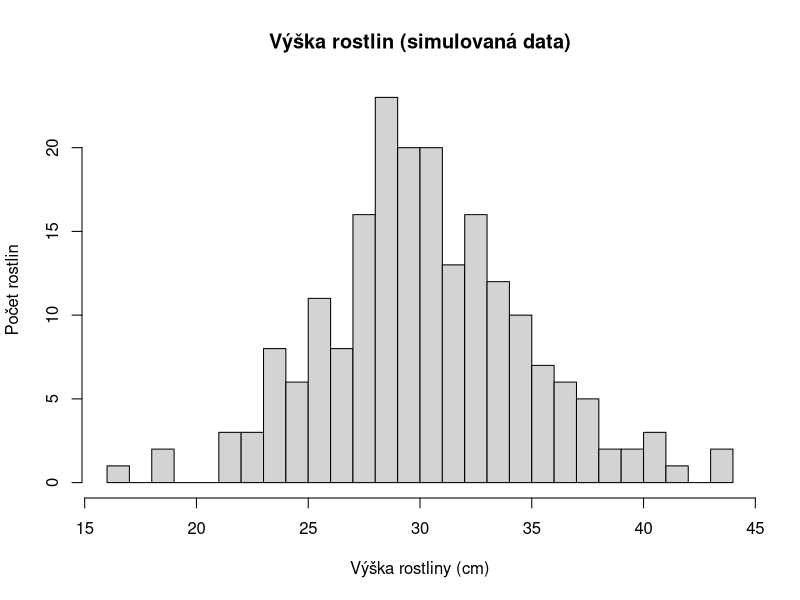

The R script that drew this image:
#----------------------------------------------------------#
#
#      L10 — Tvar rozdělení, transformace a nelinearita
#                 Praktické cvičení v R
#             Studenti biologie a ekologie
#                       O. Mottl
#                         2026
#
#----------------------------------------------------------#

#----------------------------------------------------------#
# Příprava -----
#----------------------------------------------------------#

#--------------------------------------------------#
## Jak získat a otevřít skript -----
#--------------------------------------------------#
# Ke cvičení potřebujete jen tento skript cviceni.R. Žádný datový soubor
# stahovat nemusíte: většinu dat si vytvoříte přímo v R a jedna tabulka
# je součástí každé instalace R.
#
# Kde skript najdete:
# V README lekce (soubor README.md v kořeni repozitáře L10) najděte část
# Materiály pro studenty a otevřete odkaz na R skript. Pokud se soubor
# otevře na GitHubu, stáhněte ho tlačítkem Download raw file nad obsahem
# souboru. Neukládejte stránku prohlížeče jako HTML.
# Po vydání cvičení bude skript také na webu kurzu:
# https://cuni-natur-biostatistics.github.io/L10/current/code/cviceni.R
#
# Jak skript uložit a otevřít:
# 1. Vytvořte si složku, například L10_praktikum, a uložte do ní
#    cviceni.R.
# 2. V RStudiu zvolte File > Open File a vyberte uložený cviceni.R.
# 3. Přes File > Save As si uložte vlastní kopii, například
#    cviceni_L10_prijmeni.R.

#--------------------------------------------------#
## Jak se skriptem pracovat -----
#--------------------------------------------------#
# Hlavní úlohy U01–U08 řešte v uvedeném pořadí, protože na sebe navazují.
# Úlohy navíc N01–N11 jsou dobrovolné. Slouží k dalšímu procvičování,
# klidně i po praktiku, a nemusíte je stihnout.
#
# Spouštění kódu:
# - Jeden příkaz spustíte tak, že do něj umístíte kurzor a stisknete
#   Ctrl + Enter.
# - Více příkazů najednou označte myší a stiskněte Ctrl + Enter.
# - Výsledky se vypisují v panelu Console, grafy v panelu Plots a vytvořené
#   objekty uvidíte v panelu Environment.
# - Starší grafy si v panelu Plots prohlédnete šipkami vlevo nahoře.
#
# Komentáře a odpovědi:
# - Řádky začínající znakem # jsou komentáře; R je nespouští.
# - Kód pište pod řádek "Vaše řešení". Slovní odpovědi pište jako komentáře.
# - Některé ukázky kódu jsou zakomentované. Zkopírujte je do svého řešení
#   a z každého řádku odstraňte úvodní #. Nejrychleji to uděláte tak, že
#   vložené řádky označíte a zvolíte Code > Comment/Uncomment Lines
#   (Ctrl + Shift + C).
#
# Když se něco pokazí:
# Pokud objekty v Environmentu neodpovídají skriptu, zvolte Session >
# Restart R. Restart smaže objekty z paměti, ale uložený skript zůstane.
# Potom znovu spusťte své hotové hlavní úlohy shora dolů.

#--------------------------------------------------#
## Výsledky učení a předpoklady -----
#--------------------------------------------------#
# Po cvičení byste měli umět:
# - popsat tvar rozdělení z histogramu a Q–Q grafu a posoudit, zda je
#   pro lineární model podstatný,
# - rozlišit transformace, které mění jen měřítko (jednotky, centrování,
#   z-skóre), od transformací, které mění tvar (odmocnina, logaritmus),
# - rozpoznat zakřivený vztah v grafu residuí a navrhnout jednoduché
#   řešení,
# - porovnat několik biologicky smysluplných tvarů vztahu,
# - vysvětlit koeficient modelu po logaritmické transformaci.
#
# Navazujeme na předchozí lekce: vektory, datové rámce, histogram, průměr
# a medián, lm(), coef(), confint(), predict(), residua, graf residuí,
# Q–Q graf a AIC. Nové funkce vysvětlujeme vždy u úlohy, kde je poprvé
# potřebujete.

#--------------------------------------------------#
## Technická kontrola -----
#--------------------------------------------------#
# Spusťte následující řádek. Vypíše verzi R. Očekávané výsledky ve skriptu
# platí pro R 3.6 a novější; ve starších verzích se mohou vygenerovaná
# čísla lišit.
R.version.string

#----------------------------------------------------------#
# Připomenutí z předchozích lekcí -----
#----------------------------------------------------------#
# Pokud se v grafech residuí a v AIC orientujete, můžete tento blok
# přeskočit.
#
# Graf residuí (osa x: odhadnuté hodnoty fitted(), osa y: residua
# residuals()) čteme takto:
# - vodorovný pás kolem nuly bez vzoru: přímka vztah vystihuje;
# - oblouk (tvar písmene U): vztah je zakřivený, přímka ho nevystihuje;
# - vějíř (rozptyl roste zleva doprava): odchylky jsou u velkých hodnot
#   větší než u malých.
#
# AIC porovnává kandidátní modely. Nižší AIC znamená lepší kompromis mezi
# shodou s daty a složitostí. Porovnávat smíme jen modely se stejnou
# odezvou na stejných pozorováních.

#----------------------------------------------------------#
# Hlavní úlohy -----
#----------------------------------------------------------#

#--------------------------------------------------#
## Sčítání, nebo násobení? -----
#--------------------------------------------------#
# V první části si data vytvoříme sami. Takovým datům říkáme simulovaná
# data. Výhoda: víme přesně, jak vznikla, a můžeme tak ověřit, co s nimi
# dělají grafy, transformace a modely.
#
# Nové funkce:
# - set.seed() nastaví výchozí bod generátoru náhodných čísel. Díky tomu
#   dostanete stejná „náhodná“ čísla jako ostatní a můžete porovnat své
#   výsledky s očekávanými. Spouštějte ho vždy těsně před generováním.
# - rnorm() vygeneruje n hodnot ze souměrného zvonu (normálního
#   rozdělení) se zadaným průměrem (mean) a směrodatnou odchylkou (sd).
#
# Ukázka: výška 200 rostlin (simulovaná data). Výšku ovlivňuje mnoho
# drobných vlivů (světlo, voda, živiny), které se k sobě SČÍTAJÍ.
# Součet mnoha drobných vlivů dává souměrný zvon. Proto výšku vytvoříme
# funkcí rnorm(): průměr 30 cm, směrodatná odchylka 5 cm.
# Označte všechny řádky ukázky a spusťte je Ctrl + Enter.
set.seed(seed = 900723)
vec_vyska_rostlin <-
  rnorm(
    n = 200,
    mean = 30,
    sd = 5
  )
hist(
  x = vec_vyska_rostlin,
  breaks = 20,
  main = "Výška rostlin (simulovaná data)",
  xlab = "Výška rostliny (cm)",
  ylab = "Počet rostlin"
)
mean(x = vec_vyska_rostlin)
median(x = vec_vyska_rostlin)

# Hmotnost ryby vzniká jinak. Každý vliv (teplota, potrava, paraziti)
# hmotnost zvětší nebo zmenší o určité PROCENTO. Vlivy se tedy NÁSOBÍ.
# Takovou veličinu vytvoříme tak, že zvon z rnorm() vložíme do funkce
# exp(). Funkce exp() je opakem logaritmu; podrobně se k ní vrátíme
# v úloze U03. Zatím stačí recept: mean = log(x = 50) zajistí, že typická
# ryba bude vážit kolem 50 g.
#
# Ukázka: hmotnost 200 ryb v gramech (simulovaná data). Označte všechny
# řádky a spusťte je.
set.seed(seed = 900723)
vec_hmotnost_ryb <-
  exp(
    x = rnorm(
      n = 200,
      mean = log(x = 50),
      sd = 0.8
    )
  )

#----------------------------------------#
### Úloha | L10-U01 -----
#----------------------------------------#

# Zadání:
# Pracujte s vec_vyska_rostlin a vec_hmotnost_ryb z ukázek.
# 1. Nakreslete histogram vec_hmotnost_ryb s popisky os včetně jednotek.
# 2. Spočítejte průměr a medián hmotnosti ryb.
# 3. Nakreslete Q–Q graf výšky rostlin a Q–Q graf hmotnosti ryb, oba
#    s referenční přímkou.
# 4. Do komentáře popište tvar obou rozdělení slovy: je souměrné, nebo má
#    dlouhý chvost na jedné straně? Jak se to projevilo na vztahu průměru
#    a mediánu a v Q–Q grafu?

# Vaše řešení:


# Nápověda 1:
# Histogram nakreslíte stejně jako v ukázce s rostlinami. Pro Q–Q graf
# potřebujete dvě funkce: jedna kreslí body, druhá přidá referenční
# přímku.
#
# Nápověda 2:
# Q–Q graf nakreslíte qqnorm(y = ...) a přímku přidáte qqline(y = ...).
# Pro každý vektor spusťte obě funkce zvlášť: nejdřív obě pro rostliny,
# potom obě pro ryby.
#
# Očekávaný výsledek:
# Ryby váží asi od 6 do 453 g. Průměr je asi 68,9 g, medián asi 49,2 g.
# Histogram má dlouhý chvost vpravo (pravostranně šikmé rozdělení)
# a v Q–Q grafu se body vpravo nahoře zvedají vysoko nad přímku.
# U rostlin je průměr (30,2 cm) téměř stejný jako medián (29,9 cm)
# a body Q–Q grafu leží blízko přímky.
#
# Interpretace:
# Několik velmi těžkých ryb táhne průměr nahoru. Která hodnota, průměr,
# nebo medián, lépe popisuje „typickou“ rybu?

#--------------------------------------------------#
## Mění se tvar, když měníme jednotky? -----
#--------------------------------------------------#
# Tři transformace mění jen polohu a měřítko:
# - změna jednotek: hmotnost v kg dostaneme jako hmotnost v g / 1000;
# - centrování: od každé hodnoty odečteme průměr, takže nový průměr je 0;
# - z-skóre: po centrování ještě vydělíme směrodatnou odchylkou.
#   z-skóre říká, o kolik směrodatných odchylek leží hodnota nad
#   průměrem (kladné číslo), nebo pod ním (záporné číslo):
#
#     z = (x - mean(x)) / sd(x)
#
# Funkce scale(x = ...) spočítá z-skóre stejně, ale vrací ho jako
# tabulku s pomocnými údaji. Proto zde používáme výpočet podle vzorce.

#----------------------------------------#
### Úloha | L10-U02 -----
#----------------------------------------#

# Zadání:
# Pracujte s vec_hmotnost_ryb z U01.
# 1. Vytvořte vec_hmotnost_kg (hmotnost v kilogramech).
# 2. Vytvořte vec_hmotnost_z (z-skóre hmotnosti) podle vzorce výše.
# 3. Spočítejte rozsah vec_hmotnost_kg funkcí range().
# 4. Nakreslete histogram vec_hmotnost_z a porovnejte ho s histogramem
#    z U01.
# 5. Spočítejte průměr a směrodatnou odchylku vec_hmotnost_z.
# 6. Do komentáře zapište, co se změnilo a co zůstalo stejné.

# Vaše řešení:


# Nápověda 1:
# Každou transformaci zapíšete jedním řádkem: vezmete celý vektor
# a provedete s ním výpočet. R počítá s každou hodnotou vektoru zvlášť.
#
# Nápověda 2:
# Pro z-skóre použijte mean(x = vec_hmotnost_ryb) a
# sd(x = vec_hmotnost_ryb) přímo ve vzorci. Histogram nakreslíte hist()
# se stejnými argumenty jako v ukázce; změňte x a popisek osy x.
# Rozsah vypíše range(x = vec_hmotnost_kg).
#
# Očekávaný výsledek:
# Hmotnosti v kg leží asi od 0,006 do 0,453 kg. Histogram z-skóre má
# stejný tvar s dlouhým chvostem vpravo jako histogram z U01; změnila se
# jen čísla na ose x. Průměr z-skóre je prakticky 0. R ho může vypsat jako
# velmi malé číslo, například 4.3e-17. Zápis e-17 znamená × 10^-17, tedy
# prakticky nulu. Směrodatná odchylka z-skóre je přesně 1. Nejtěžší ryba
# má z-skóre asi 6,05: leží 6,05 směrodatné odchylky nad průměrem.
#
# Interpretace:
# Spolužák tvrdí: „Po převodu na z-skóre budou hmotnosti normálně
# rozdělené.“ Má pravdu? Odpovězte podle svých histogramů.

#--------------------------------------------------#
## Které transformace mění tvar? -----
#--------------------------------------------------#
# Odmocnina a logaritmus mění tvar rozdělení: malé hodnoty od sebe
# oddálí a velké k sobě přiblíží. Dlouhý chvost vpravo se tím zkrátí.
#
# Logaritmus převádí násobky na stejné kroky. Funkce log() počítá
# přirozený logaritmus a exp() je jeho opak. Spusťte ukázku:
# - každé zdvojnásobení (1, 2, 4, 8) přidá k logaritmu stejný krok 0,693;
# - exp() vrátí logaritmus zpět na původní hodnotu;
# - logaritmus nuly není konečné číslo (R vypíše -Inf), proto lze
#   logaritmovat jen kladné hodnoty.
log(x = c(1, 2, 4, 8))
exp(x = log(x = 8))
log(x = 0)

#----------------------------------------#
### Úloha | L10-U03 -----
#----------------------------------------#

# Zadání:
# Pracujte s vec_hmotnost_ryb z U01.
# 1. Vytvořte vec_hmotnost_odmocnina pomocí sqrt() a vec_hmotnost_log
#    pomocí log().
# 2. Nakreslete histogram každého z nich.
# 3. Nakreslete Q–Q graf vec_hmotnost_log s referenční přímkou.
# 4. Spočítejte průměr vec_hmotnost_log a porovnejte ho s log(x = 50),
#    tedy s hodnotou, kterou jsme zadali do receptu v ukázce před U01.
# 5. Převeďte průměr logaritmů zpět funkcí exp(). Kolik gramů vyšlo?
# 6. Do komentáře zapište, které transformace z U02 a U03 změnily tvar
#    rozdělení a které jen polohu a měřítko.

# Vaše řešení:


# Nápověda 1:
# V ukázce před U01 jsme zvon z rnorm() vložili do exp(). Co se stane, když na
# výsledek použijeme opačnou funkci?
#
# Nápověda 2:
# vec_hmotnost_log <- log(x = vec_hmotnost_ryb). Zpětný převod průměru:
# exp(x = mean(x = vec_hmotnost_log)).
#
# Očekávaný výsledek:
# Po odmocnině má histogram stále chvost vpravo, ale kratší. Po logaritmu je
# histogram přibližně souměrný a body Q–Q grafu leží blízko přímky.
# Průměr logaritmů je asi 3,948, log(x = 50) je 3,912. exp() vrátí asi
# 51,8 g, tedy hodnotu blízkou typické rybě z receptu (50 g). Tvar
# změnily odmocnina a logaritmus; jednotky a z-skóre změnily jen polohu
# a měřítko.
# Histogram logaritmu hmotnosti má stejný tvar jako histogram výšky
# rostlin z ukázky: oba vznikly se stejným set.seed() ze stejných
# náhodných čísel z rnorm(), jen s jiným průměrem a rozptylem.
#
# Interpretace:
# Veličině, která je po logaritmu souměrná, říkáme log-normální. Které
# biologické veličiny kolem vás vznikají spíš násobením než sčítáním?

#--------------------------------------------------#
## Co musí být normální? -----
#--------------------------------------------------#
# Lineární model předpokládá přibližně normální rozdělení residuí, nikoli
# odezvy nebo prediktoru. Ověříme si to na datech, u kterých víme, že
# přímka platí.
#
# Ukázka: 120 listů (simulovaná data). Plocha listu vzniká násobením,
# proto je pravostranně šikmá. Sušina listu je přesně přímka:
# 5 mg + 0,4 mg na každý cm² plochy, plus náhodná odchylka ze zvonu se
# směrodatnou odchylkou 3 mg. Označte všechny řádky a spusťte je.
set.seed(seed = 900723)
vec_plocha_listu <-
  exp(
    x = rnorm(
      n = 120,
      mean = log(x = 20),
      sd = 0.9
    )
  )
vec_susina_listu <-
  5 + 0.4 * vec_plocha_listu +
  rnorm(
    n = 120,
    mean = 0,
    sd = 3
  )
data_listy <-
  data.frame(
    plocha_cm2 = vec_plocha_listu,
    susina_mg = vec_susina_listu
  )
# Jeden řádek tabulky data_listy představuje jeden list.
#
# Shapiro–Wilkův test normality doplňuje Q–Q graf. Nulová hypotéza zní:
# hodnoty odpovídají normálnímu tvaru. Malá p-hodnota svědčí proti
# ní. Test čteme vždy až po Q–Q grafu a s ohledem na počet pozorování:
# u velkých výběrů odhalí i nepodstatnou odchylku, u malých přehlédne
# i velkou. Použití: shapiro.test(x = ...).

#----------------------------------------#
### Úloha | L10-U04 -----
#----------------------------------------#

# Zadání:
# Pracujte s data_listy.
# 1. Nakreslete histogram plochy listu a histogram sušiny listu.
# 2. Vytvořte model mod_listy se sušinou jako odezvou a plochou jako
#    prediktorem.
# 3. Nakreslete histogram residuí a Q–Q graf residuí mod_listy.
# 4. Spusťte Shapiro–Wilkův test na sušině listu a na residuích
#    mod_listy.
# 5. Do komentáře odpovězte: co musí být u lineárního modelu přibližně
#    normální, a splňuje to mod_listy?

# Vaše řešení:


# Nápověda 1:
# Model vytvoříte jako v předchozích lekcích pomocí lm() s formula
# a data. Residua z modelu získáte funkcí, kterou jste používali v grafu
# residuí.
#
# Nápověda 2:
# Formule je susina_mg ~ plocha_cm2. Residua jsou
# residuals(object = mod_listy); vložte je do hist(), qqnorm(), qqline()
# a shapiro.test().
#
# Očekávaný výsledek:
# Plocha i sušina mají dlouhý chvost vpravo. Residua jsou přibližně
# souměrná a v Q–Q grafu leží blízko přímky. Test pro sušinu dává
# p < 0,001, pro residua p ≈ 0,56. Odhadnutý sklon je asi 0,41 mg
# na cm² (v receptu 0,4). Model je v pořádku, i když odezva normální není.
#
# Interpretace:
# Proč by bylo chybou sušinu logaritmovat jen proto, že test normality
# pro samotnou sušinu dal malou p-hodnotu?

#--------------------------------------------------#
## Kolikrát víc energie spotřebuje dvakrát těžší zvíře? -----
#--------------------------------------------------#
# U savců roste klidový metabolismus s tělesnou hmotností přibližně jako
# hmotnost^0,75. Zvíře dvakrát těžší tedy nespotřebuje dvakrát víc
# energie, ale jen 2^0,75 ≈ 1,68krát víc.
#
# Ukázka: 80 savců od 10 g do 100 kg (simulovaná data). Funkce runif()
# vygeneruje hodnoty rovnoměrně rozložené mezi min a max. Hmotnosti
# rozložíme rovnoměrně na logaritmické škále, aby byla zastoupena malá
# i velká zvířata. Metabolismus ve wattech je 3 × hmotnost^0,75, násobený
# náhodnou odchylkou zhruba o třicet procent nahoru nebo dolů.
# Označte všechny řádky a spusťte je.
set.seed(seed = 900723)
vec_hmotnost_zvirat <-
  exp(
    x = runif(
      n = 80,
      min = log(x = 0.01),
      max = log(x = 100)
    )
  )
vec_metabolismus <-
  3 * vec_hmotnost_zvirat^0.75 *
  exp(
    x = rnorm(
      n = 80,
      mean = 0,
      sd = 0.3
    )
  )
data_metabolismus <-
  data.frame(
    hmotnost_kg = vec_hmotnost_zvirat,
    metabolismus_w = vec_metabolismus
  )
# Jeden řádek tabulky data_metabolismus představuje jedno zvíře.
#
# Zakřivený vztah lze popsat i lineárním modelem. „Lineární“ znamená
# lineární v koeficientech, nikoli přímka v grafu. Do formule proto
# můžeme dát i log() nebo druhou mocninu prediktoru. Druhou mocninu
# zapíšeme jako I(hmotnost_kg^2). Funkce I() říká R, aby výraz uvnitř
# spočítal jako obyčejnou druhou mocninu.

#----------------------------------------#
### Úloha | L10-U05 -----
#----------------------------------------#

# Zadání:
# Pracujte s data_metabolismus.
# 1. Nakreslete bodový graf metabolismu (osa y) proti hmotnosti (osa x)
#    s popisky os včetně jednotek.
# 2. Vytvořte mod_metab_primka (metabolismus ~ hmotnost) a nakreslete
#    jeho graf residuí s vodorovnou čárou v nule.
# 3. Dříve než odhadnete další modely, zapište do komentáře, co
#    biologicky tvrdí tito dva kandidáti:
#
#      mod_metab_kvadraticky:
#        metabolismus_w ~ hmotnost_kg + I(hmotnost_kg^2)
#      mod_metab_mocninny:
#        log(metabolismus_w) ~ log(hmotnost_kg)
#
# 4. Vytvořte mod_metab_kvadraticky a nakreslete jeho graf residuí.
# 5. Spočítejte AIC přímky a kvadratického modelu. Do komentáře zapište,
#    proč do tohoto srovnání nesmíme přidat AIC mocninného modelu.

# Vaše řešení:


# Nápověda 1:
# Kvadratický člen dovoluje, aby křivka postupně zrychlovala nebo
# zpomalovala, případně se obrátila. Mocninný vztah tvrdí, že každé
# zdvojnásobení hmotnosti vynásobí metabolismus stejným číslem.
#
# Nápověda 2:
# Graf residuí: plot(x = fitted(object = ...), y = residuals(object = ...))
# a potom abline(h = 0). AIC spočítáte AIC(object = ...) pro každý model
# zvlášť.
#
# Očekávaný výsledek:
# Většina zvířat je v bodovém grafu namačkaná vlevo dole. V grafu residuí
# přímky mají nejmenší zvířata residua mírně záporná a rozptyl residuí
# doprava výrazně roste (vějíř). Kvadratický model má nižší AIC (asi
# 550,3 proti 557,5), ale vějíř v jeho residuích zůstává. Mocninný model
# má jinou odezvu (logaritmus metabolismu), proto jeho AIC nelze
# porovnat s modely pro metabolismus ve wattech.
#
# Interpretace:
# Kvadratický model „vyhrál“ nad přímkou. Stačí to k tomu, abychom ho
# použili?

#--------------------------------------------------#
## Najde model exponent, který jsme zadali? -----
#--------------------------------------------------#
# V mocninném modelu log(metabolismus) ~ log(hmotnost) je sklon přímo
# exponentem z receptu: pokud model funguje, měl by vyjít blízko 0,75.
# Zvíře 2krát těžší má metabolismus 2^sklon krát vyšší.

#----------------------------------------#
### Úloha | L10-U06 -----
#----------------------------------------#

# Zadání:
# Pracujte s data_metabolismus.
# 1. Nakreslete bodový graf log(metabolismus_w) proti log(hmotnost_kg).
# 2. Vytvořte mod_metab_mocninny podle formule z U05. Nakreslete jeho
#    graf residuí a Q–Q graf residuí.
# 3. Vypište jeho koeficienty a 95% intervaly spolehlivosti. Obsahuje
#    interval pro sklon hodnotu 0,75 z receptu?
# 4. Spočítejte 2^sklon a interpretujte ho jednou větou o zvířatech.
# 5. Převeďte intercept zpět funkcí exp() a porovnejte ho s číslem 3
#    z receptu.

# Vaše řešení:


# Nápověda 1:
# Sklon najdete v řádku s log(hmotnost_kg). Intercept je metabolismus
# na logaritmické škále pro zvíře, jehož log(hmotnost) je 0, tedy pro
# zvíře o hmotnosti 1 kg.
#
# Nápověda 2:
# Koeficienty: coef(object = mod_metab_mocninny); sklon je druhý prvek,
# například coef(object = mod_metab_mocninny)[2]. Intervaly vypíše
# confint(). Mocninu zapíšete jako 2^číslo.
#
# Očekávaný výsledek:
# Na logaritmických osách leží body podél přímky. Residua tvoří
# vodorovný pás bez vějíře a v Q–Q grafu leží blízko přímky. Sklon je asi
# 0,743, interval asi 0,719 až 0,766, takže obsahuje 0,75. 2^sklon je
# asi 1,67: zvíře dvakrát těžší má asi o 67 % vyšší metabolismus. exp()
# z interceptu je asi 3,00.
#
# Interpretace:
# U skutečných dat exponent předem neznáme. Co z této úlohy plyne pro
# důvěru v interval spolehlivosti?

#--------------------------------------------------#
## Má růst larev teplotní optimum? -----
#--------------------------------------------------#
# Larvy hmyzu rostou nejrychleji při určité teplotě. Za chladu je
# metabolismus pomalý, za horka se larvy přehřívají. Takový vztah má
# vrchol (optimum). Logaritmus ho nevystihne, protože jen ohýbá rostoucí
# křivku, ale nedokáže ji otočit dolů. Vrchol umí popsat kvadratický
# člen.
#
# Ukázka: 60 larev chovaných při teplotách 10–35 °C (simulovaná data).
# Denní přírůstek hmotnosti v mg je parabola s vrcholem ve 24 °C plus
# náhodná odchylka. Označte všechny řádky a spusťte je.
set.seed(seed = 900723)
vec_teplota <-
  runif(
    n = 60,
    min = 10,
    max = 35
  )
vec_rust <-
  -12 + 2.4 * vec_teplota - 0.05 * vec_teplota^2 +
  rnorm(
    n = 60,
    mean = 0,
    sd = 1.5
  )
data_larvy <-
  data.frame(
    teplota_c = vec_teplota,
    rust_mg = vec_rust
  )
# Jeden řádek tabulky data_larvy představuje jednu larvu.
#
# Vrchol paraboly odezva = a + b × x + c × x² leží v bodě x = -b / (2c).
# Koeficient b je u prediktoru, c u jeho druhé mocniny.

#----------------------------------------#
### Úloha | L10-U07 -----
#----------------------------------------#

# Zadání:
# Pracujte s data_larvy.
# 1. Nakreslete bodový graf růstu (osa y) proti teplotě (osa x).
# 2. Vytvořte tři modely a ke každému nakreslete graf residuí:
#
#      mod_larvy_primka:      rust_mg ~ teplota_c
#      mod_larvy_kvadraticky: rust_mg ~ teplota_c + I(teplota_c^2)
#      mod_larvy_log:         log(rust_mg) ~ log(teplota_c)
#
# 3. Který model odstranil oblouk v residuích? Porovnejte AIC přímky
#    a kvadratického modelu.
# 4. Z koeficientů kvadratického modelu spočítejte teplotní optimum
#    a porovnejte ho s 24 °C z receptu.

# Vaše řešení:


# Nápověda 1:
# Optimum spočítáte ze dvou koeficientů kvadratického modelu: z koeficientu
# u teplota_c (b) a u I(teplota_c^2) (c). Pořadí koeficientů vypíše
# coef().
#
# Nápověda 2:
# Uložte vec_koef <- coef(object = mod_larvy_kvadraticky). Prvek [1] je
# intercept, [2] je b a [3] je c. Do vzorce -b / (2c) dosaďte
# vec_koef[2] a vec_koef[3].
#
# Očekávaný výsledek:
# Přímka i logaritmický model nechávají v residuích výrazný oblouk;
# kvadratický model nechává vodorovný pás. AIC: přímka asi 296,6,
# kvadratický model asi 218,3. AIC logaritmického modelu do srovnání
# nepatří, protože má jinou odezvu. Optimum vychází asi 23,7 °C.
#
# Interpretace:
# U metabolismu pomohl logaritmus, u larev ne. Co rozhoduje o tom, jaký
# tvar vztahu zvolit?

#--------------------------------------------------#
## Jak rychle roste objem dřeva s průměrem kmene? -----
#--------------------------------------------------#
# Teď skutečná data, u kterých správný tvar předem neznáme. Tabulka trees
# je součástí každé instalace R. Obsahuje 31 pokácených třešní pozdních
# (Prunus serotina) z USA (zdroj: Ryan, Joiner a Ryan, 1976). Jeden řádek
# představuje jeden strom. Sloupce jsou v amerických jednotkách:
# - Girth  ... průměr kmene ve výšce 4,5 stopy, v palcích (název sloupce
#              je zavádějící, jde o průměr, ne o obvod);
# - Height ... výška stromu ve stopách;
# - Volume ... objem dřeva v krychlových stopách.
# Převodní konstanty: 1 palec = 2,54 cm; 1 stopa = 0,3048 m;
# 1 krychlová stopa = 0,0283 m³.
head(
  x = trees,
  n = 6
)
#
# Kmen se podobá válci nebo kuželi. Jeho objem roste s plochou průřezu
# a ta roste s druhou mocninou průměru.

#----------------------------------------#
### Úloha | L10-U08 -----
#----------------------------------------#

# Zadání:
# 1. Ještě před výpočty zapište do komentáře, jaký exponent očekáváte
#    ve vztahu objem ~ průměr^exponent, a proč.
# 2. Vytvořte data_tresne se sloupci prumer_cm, vyska_m a objem_m3
#    převedenými z tabulky trees.
# 3. Nakreslete histogram objemu a porovnejte průměr s mediánem.
# 4. Nakreslete bodový graf objemu proti průměru kmene. Vytvořte
#    mod_tresne_primka (objem_m3 ~ prumer_cm) a nakreslete graf residuí.
# 5. Vytvořte mod_tresne_kvadraticky (s I(prumer_cm^2)) a porovnejte AIC
#    přímky a kvadratického modelu.
# 6. Vytvořte mod_tresne_mocninny (log–log) a nakreslete jeho graf
#    residuí.
# 7. Vypište koeficienty a 95% intervaly mocninného modelu. Porovnejte
#    exponent se svým očekáváním z bodu 1 a spočítejte 2^exponent.
# 8. Napište závěr ve třech až čtyřech větách: jak objem roste s průměrem
#    kmene, jak jistí si jsme a jedno omezení těchto dat.

# Vaše řešení:


# Nápověda 1:
# Postupujte jako u metabolismu v U05–U06, jen napřed převeďte jednotky:
# každý sloupec trees vynásobte jeho převodní konstantou.
#
# Nápověda 2:
# data_tresne <- data.frame(prumer_cm = trees$Girth * 2.54, ...) a stejně
# doplňte výšku a objem. Formule mocninného modelu je
# log(objem_m3) ~ log(prumer_cm).
#
# Očekávaný výsledek:
# Objem je 0,29–2,18 m³, průměr (0,85 m³) je vyšší než medián (0,68 m³).
# Residua přímky tvoří oblouk: kladná u tenkých i tlustých stromů,
# záporná uprostřed. Kvadratický model má nižší AIC (asi -53,5 proti
# -39,4). AIC mocninného modelu do srovnání nepatří, protože má jinou
# odezvu; jeho residua tvoří vodorovný pás. Exponent je asi 2,20
# (interval asi 2,02 až 2,38). Je blízko očekávané hodnotě 2, ale
# interval ji těsně nezahrnuje; vysvětlení hledejte v interpretaci. Strom
# s dvojnásobným průměrem má asi 4,6krát víc dřeva. Omezení: jeden druh,
# 31 stromů a průměry jen 21–52 cm.
#
# Interpretace:
# Exponent vyšel o něco vyšší než 2. Napadá vás biologický důvod?
# Pomůže pohled na sloupec vyska_m.

#----------------------------------------------------------#
# Úlohy navíc -----
#----------------------------------------------------------#
# Úlohy navíc jsou dobrovolné. Každá uvádí, které objekty z hlavních úloh
# nebo z ukázky těsně před ní potřebuje. Nové objekty pojmenujte jinak,
# než se jmenují objekty z hlavních úloh, abyste je nepřepsali.

#--------------------------------------------------#
## Tvar rozdělení a velikost výběru -----
#--------------------------------------------------#

# Ukázka: dva výběry ze stejného souměrného zvonu (simulovaná data),
# jeden s 20 a druhý s 2000 hodnotami. Recept je stejný jako u výšky
# rostlin, mění se jen počet hodnot. Označte všechny řádky a spusťte je.
set.seed(seed = 900723)
vec_zvon_20 <-
  rnorm(
    n = 20,
    mean = 30,
    sd = 5
  )
set.seed(seed = 900723)
vec_zvon_2000 <-
  rnorm(
    n = 2000,
    mean = 30,
    sd = 5
  )

#----------------------------------------#
### Úloha navíc | L10-N01 -----
#----------------------------------------#

# Zadání:
# Pracujte s vec_zvon_20 a vec_zvon_2000 z ukázky.
# 1. Nakreslete histogram obou vektorů.
# 2. Do komentáře popište, zda v každém z nich poznáte souměrný zvon.

# Vaše řešení:


# Nápověda 1:
# Oba vektory pocházejí ze stejného receptu. Liší se jen počtem hodnot,
# a tedy tím, kolik hodnot připadne na každý sloupec histogramu.
#
# Nápověda 2:
# Použijte hist() jako v ukázce s rostlinami. U malého výběru zkuste
# breaks = 10, u velkého breaks = 30.
#
# Očekávaný výsledek:
# Histogram 20 hodnot je zubatý a zvon v něm skoro nepoznáte, i když
# hodnoty pocházejí ze souměrného zvonu. Histogram 2000 hodnot zvon
# ukazuje zřetelně.
#
# Interpretace:
# Co z toho plyne pro posuzování tvaru z histogramu residuí u malých
# datových souborů?

# Ukázka: dva výběry se stejným mírně pravostranně šikmým tvarem
# (simulovaná data), 20 a 2000 hodnot. Recept je stejný jako u hmotnosti
# ryb, jen s jinými čísly. Označte všechny řádky a spusťte je.
set.seed(seed = 900723)
vec_mirne_20 <-
  exp(
    x = rnorm(
      n = 20,
      mean = 0,
      sd = 0.25
    )
  )
set.seed(seed = 900723)
vec_mirne_2000 <-
  exp(
    x = rnorm(
      n = 2000,
      mean = 0,
      sd = 0.25
    )
  )

#----------------------------------------#
### Úloha navíc | L10-N02 -----
#----------------------------------------#

# Zadání:
# Pracujte s vec_mirne_20 a vec_mirne_2000 z ukázky výše.
# 1. Na oba vektory použijte shapiro.test().
# 2. Nakreslete jejich Q–Q grafy s referenční přímkou.
# 3. Do komentáře porovnejte p-hodnoty a Q–Q grafy obou výběrů.

# Vaše řešení:


# Nápověda 1:
# Oba výběry vznikly stejným receptem, takže mají stejně mírnou šikmost.
# Liší se jen počtem hodnot, se kterým test pracuje.
#
# Nápověda 2:
# shapiro.test(x = vec_mirne_20) a totéž pro vec_mirne_2000. Q–Q graf
# nakreslíte qqnorm(y = ...) a qqline(y = ...).
#
# Očekávaný výsledek:
# Pro 20 hodnot je p asi 0,21, pro 2000 hodnot je p < 0,001, přestože
# obě skupiny vznikly stejným receptem se stejnou mírnou šikmostí.
#
# Interpretace:
# Proč výsledek testu normality vždy čteme spolu s Q–Q grafem a počtem
# pozorování?

#----------------------------------------#
### Úloha navíc | L10-N03 -----
#----------------------------------------#

# Zadání:
# Koeficient šikmosti je průměr třetích mocnin z-skóre:
#
#   mean(x = ((x - mean(x)) / sd(x))^3)
#
# Kladné číslo znamená chvost vpravo, záporné chvost vlevo a číslo blízko
# nuly souměrný tvar. Nejde o pravidlo s pevnou hranicí, jen o popis.
# Spočítejte koeficient šikmosti pro vec_vyska_rostlin, vec_hmotnost_ryb
# a vec_hmotnost_log z hlavních úloh.

# Vaše řešení:


# Nápověda 1:
# Uvnitř vzorce poznáte z-skóre z U02.
#
# Nápověda 2:
# Pro ryby můžete použít přímo vec_hmotnost_z:
# mean(x = vec_hmotnost_z^3).
#
# Očekávaný výsledek:
# Rostliny asi 0,16, ryby asi 3,00, logaritmus hmotnosti ryb asi 0,16.
# Rostliny a logaritmus hmotnosti mají stejnou šikmost, protože vznikly
# ze stejných náhodných čísel (viz U03).
#
# Interpretace:
# Proč by bylo chybou rozhodovat o transformaci jen podle toho, zda
# koeficient šikmosti překročí nějakou hranici?

#--------------------------------------------------#
## Další biologické situace -----
#--------------------------------------------------#

# Ukázka: bakterie se v kultuře množí tak, že za každou hodinu přibude
# stejné PROCENTO buněk. Kód vytvoří počty buněk měřené každou hodinu
# od 0 do 12, pokaždé třikrát (simulovaná data). Za hodinu se počet
# vynásobí exp(0.35) ≈ 1,419, tedy přibude asi 41,9 %.
# V kódu je 0:12 řada celých čísel od 0 do 12 a rep(each = 3) zopakuje
# každé z nich třikrát. length() vrátí počet prvků vektoru.
# Označte všechny řádky a spusťte je.
set.seed(seed = 900723)
vec_hodina <-
  rep(
    x = 0:12,
    each = 3
  )
vec_bakterie <-
  1000 * exp(x = 0.35 * vec_hodina) *
  exp(
    x = rnorm(
      n = length(x = vec_hodina),
      mean = 0,
      sd = 0.15
    )
  )
data_bakterie <-
  data.frame(
    hodina = vec_hodina,
    pocet_bunek = vec_bakterie
  )
# Jeden řádek tabulky data_bakterie představuje jedno měření.

#----------------------------------------#
### Úloha navíc | L10-N04 -----
#----------------------------------------#

# Zadání:
# Pracujte s data_bakterie z ukázky výše.
# 1. Nakreslete bodový graf počtu buněk proti hodině a potom graf
#    logaritmu počtu buněk proti hodině.
# 2. Vytvořte mod_bakterie: log(pocet_bunek) ~ hodina.
# 3. Převeďte sklon na procento za hodinu: 100 * (exp(sklon) - 1).
#    Totéž udělejte s oběma hranicemi 95% intervalu spolehlivosti.

# Vaše řešení:


# Nápověda 1:
# Je-li logaritmovaná jen odezva, exp(sklon) udává, kolikrát se odezva
# vynásobí, když prediktor vzroste o 1.
#
# Nápověda 2:
# 100 * (exp(x = coef(object = mod_bakterie)[2]) - 1) a stejný výpočet
# pro confint(object = mod_bakterie)[2, ].
#
# Očekávaný výsledek:
# Počty rostou stále rychleji, logaritmus počtu roste po přímce. Sklon
# je asi 0,349, tedy asi 41,8 % za hodinu (interval asi 39,9 až 43,8 %).
# Skutečná hodnota z receptu 41,9 % leží v intervalu.
#
# Interpretace:
# Proč by přímka bez logaritmu popsala růst kultury špatně?

# Ukázka: počet chycených brouků ve 100 pastech (simulovaná data). Počet
# brouků je celé číslo a často je nula. Funkce rpois() vygeneruje celé
# počty (0, 1, 2, …) kolem zadaného průměru lambda; zde je to průměrně
# jeden brouk na past. Označte oba řádky a spusťte je.
set.seed(seed = 900723)
vec_brouci <-
  rpois(
    n = 100,
    lambda = 1
  )

#----------------------------------------#
### Úloha navíc | L10-N05 -----
#----------------------------------------#

# Zadání:
# Pracujte s vec_brouci z ukázky výše.
# 1. Spočítejte, kolik pastí je prázdných.
# 2. Vypočítejte log(x = vec_brouci) a sqrt(x = vec_brouci) a podívejte
#    se, co vyšlo u prázdných pastí.
# 3. Nakreslete histogram počtů a histogram jejich odmocniny.

# Vaše řešení:


# Nápověda 1:
# Logická podmínka vec_brouci == 0 vrací TRUE pro prázdné pasti; TRUE se
# při sčítání počítá jako 1.
#
# Nápověda 2:
# sum(vec_brouci == 0). Hodnoty u prázdných pastí uvidíte například
# pomocí log(x = vec_brouci)[vec_brouci == 0].
#
# Očekávaný výsledek:
# Prázdných je 36 pastí. Logaritmus u nich dává -Inf, takže ho nelze
# použít. Odmocnina nuly je 0 a histogram odmocniny má kratší chvost vpravo.
#
# Interpretace:
# Pro počty s mnoha nulami existují vhodnější modely, ke kterým se
# dostaneme v jedné z dalších lekcí. Proč nestačí prázdné pasti z dat
# vyřadit?

#--------------------------------------------------#
## Prohloubení hlavních úloh -----
#--------------------------------------------------#

# Ukázka: stejná simulace metabolismu jako před U05, se stejným
# set.seed(), ale s exponentem 1 místo 0.75 (simulovaná data).
# Označte všechny řádky a spusťte je.
set.seed(seed = 900723)
vec_hmotnost_iso <-
  exp(
    x = runif(
      n = 80,
      min = log(x = 0.01),
      max = log(x = 100)
    )
  )
vec_metabolismus_iso <-
  3 * vec_hmotnost_iso^1 *
  exp(
    x = rnorm(
      n = 80,
      mean = 0,
      sd = 0.3
    )
  )
data_metabolismus_iso <-
  data.frame(
    hmotnost_kg = vec_hmotnost_iso,
    metabolismus_w = vec_metabolismus_iso
  )

#----------------------------------------#
### Úloha navíc | L10-N06 -----
#----------------------------------------#

# Zadání:
# Pracujte s data_metabolismus_iso z ukázky výše.
# 1. Vytvořte mocninný model mod_metab_iso:
#
#      log(metabolismus_w) ~ log(hmotnost_kg)
#
# 2. Vypište jeho koeficienty a 95% intervaly spolehlivosti. Obsahuje
#    interval spolehlivosti sklonu hodnotu 1?

# Vaše řešení:


# Nápověda 1:
# Postupujte stejně jako u mod_metab_mocninny v U06, jen s jinou
# tabulkou.
#
# Nápověda 2:
# lm() s formulí z bodu 1 a data = data_metabolismus_iso, potom coef()
# a confint().
#
# Očekávaný výsledek:
# Sklon je asi 0,993 (interval asi 0,969 až 1,016) a obsahuje 1. Model
# sleduje exponent, který jsme do dat vložili.
#
# Interpretace:
# Exponent 1 znamená, že metabolismus roste stejně rychle jako hmotnost.
# Co by to znamenalo pro spotřebu energie na 1 kg těla u malých a velkých
# zvířat?

#----------------------------------------#
### Úloha navíc | L10-N07 -----
#----------------------------------------#

# Zadání:
# Porovnejte tři „typické“ hodnoty hmotnosti ryb z U01: průměr, medián
# a exp(průměr logaritmů).

# Vaše řešení:


# Nápověda 1:
# Průměr logaritmů jste už počítali v U03.
#
# Nápověda 2:
# exp(x = mean(x = log(x = vec_hmotnost_ryb))).
#
# Očekávaný výsledek:
# Průměr asi 68,9 g, medián asi 49,2 g, exp(průměr logaritmů) asi 51,8 g.
# Zpětně převedený průměr logaritmů leží blízko mediánu a blízko 50 g
# z receptu, nikoli blízko aritmetického průměru.
#
# Interpretace:
# Když model s logaritmem odezvy převedeme zpět funkcí exp(), popisuje
# odhad průměrnou, nebo spíš typickou hodnotu?

#----------------------------------------#
### Úloha navíc | L10-N08 -----
#----------------------------------------#

# Zadání:
# Intercept kvadratického modelu larev z U07 popisuje růst při 0 °C,
# kde žádná larva nebyla. Vytvořte kopii tabulky data_larvy pod názvem
# data_larvy_centrovane a přidejte do ní sloupec teplota_od_20 (teplota
# minus 20 °C). Vytvořte stejný kvadratický model s tímto sloupcem místo
# teplota_c a porovnejte koeficienty s mod_larvy_kvadraticky.

# Vaše řešení:


# Nápověda 1:
# Centrování na zvolenou hodnotu je odečtení té hodnoty od celého
# sloupce.
#
# Nápověda 2:
# data_larvy_centrovane$teplota_od_20 <- data_larvy_centrovane$teplota_c
# - 20; formule rust_mg ~ teplota_od_20 + I(teplota_od_20^2).
#
# Očekávaný výsledek:
# Nový intercept je asi 16,23 mg za den, což je odhadnutý růst při 20 °C.
# Koeficient u druhé mocniny se nezmění (asi -0,053) a odhadnuté hodnoty
# obou modelů jsou totožné. Centrování změnilo význam interceptu, ne
# tvar křivky.
#
# Interpretace:
# Proč je intercept pro 20 °C užitečnější než intercept pro 0 °C?

#----------------------------------------#
### Úloha navíc | L10-N09 -----
#----------------------------------------#

# Zadání:
# Objem válce je úměrný průměru na druhou krát výšce. Do mocninného
# modelu třešní z U08 přidejte logaritmus výšky:
#
#   log(objem_m3) ~ log(prumer_cm) + log(vyska_m)
#
# Model uložte jako mod_tresne_vyska. Porovnejte oba exponenty
# s geometrickým očekáváním 2 a 1.

# Vaše řešení:


# Nápověda 1:
# Logaritmus součinu je součet logaritmů, proto se výška do modelu
# přidává znaménkem +.
#
# Nápověda 2:
# lm() s formulí výše a data = data_tresne, potom confint().
#
# Očekávaný výsledek:
# Exponent průměru je asi 1,98 (interval 1,83 až 2,14), exponent výšky
# asi 1,12 (interval 0,70 až 1,54). Oba intervaly obsahují geometrické
# očekávání.
#
# Interpretace:
# Jak tento výsledek vysvětluje, proč byl exponent v U08 o něco vyšší
# než 2?

#----------------------------------------#
### Úloha navíc | L10-N10 -----
#----------------------------------------#

# Zadání:
# Následující shrnutí je záměrně chybné. Opravte každou větu a ke každé
# opravě uveďte doklad z některé hlavní úlohy:
#
#   „Sušina listů nebyla normálně rozdělená, proto byl model chybný.
#   Převod na z-skóre šikmost odstraní. Mocninný model metabolismu má
#   nejnižší AIC ze všech tří, proto je nejlepší. Logaritmus narovná
#   každý zakřivený vztah.“

# Vaše řešení:


# Nápověda 1:
# Každá věta se týká jiné hlavní úlohy: U02, U04, U05 a U07.
#
# Nápověda 2:
# Hledejte v těchto úlohách konkrétní graf nebo číslo, které tvrzení
# vyvrací, například histogram residuí nebo graf residuí logaritmického
# modelu larev.
#
# Očekávaný výsledek:
# Opravy: normální mají být residua (U04); z-skóre nemění tvar (U02);
# AIC mocninného modelu nelze porovnat s modely jiné odezvy (U05);
# logaritmus nevystihne vztah s optimem (U07).
#
# Interpretace:
# Která z oprav by u skutečné studie nejvíc změnila závěr?

#----------------------------------------#
### Úloha navíc | L10-N11 -----
#----------------------------------------#

# Zadání:
# Larvy z U07 byly chovány jen při 10–35 °C. Pomocí predict()
# a kvadratického modelu mod_larvy_kvadraticky odhadněte denní růst při
# 0 °C a při 50 °C.

# Vaše řešení:


# Nápověda 1:
# predict() potřebuje tabulku nových hodnot se sloupcem pojmenovaným
# stejně jako prediktor v modelu.
#
# Nápověda 2:
# Vytvořte data.frame(teplota_c = c(0, 50)) a předejte ho do predict()
# jako argument newdata.
#
# Očekávaný výsledek:
# Při 0 °C model predikuje asi -12,9 mg za den a při 50 °C asi -19,7 mg
# za den. Obě teploty leží mimo naměřený rozsah, kde parabola nemá oporu
# v datech.
#
# Interpretace:
# Proč těmto odhadům nevěříme, i když model v rozsahu 10–35 °C sedí
# dobře?

#----------------------------------------------------------#
# Ohlédnutí a vlastní kontrola -----
#----------------------------------------------------------#
# Zkuste bez kódu odpovědět na tyto otázky:
# 1. Proč je veličina vzniklá násobením mnoha vlivů pravostranně šikmá?
# 2. Které transformace mění jen polohu a měřítko a které i tvar rozdělení?
# 3. Co musí být u lineárního modelu přibližně normální?
# 4. Jak v grafu residuí poznáte zakřivený vztah?
# 5. Kdy pomůže logaritmus a kdy kvadratický člen?
# 6. Proč nelze porovnat AIC modelu pro y a modelu pro log(y)?
# 7. Jak zní interpretace sklonu v modelu log(y) ~ log(x)?
# Pokud si nejste jistí, vraťte se k úlohám U01–U03, U04, U05–U07 a U08.
